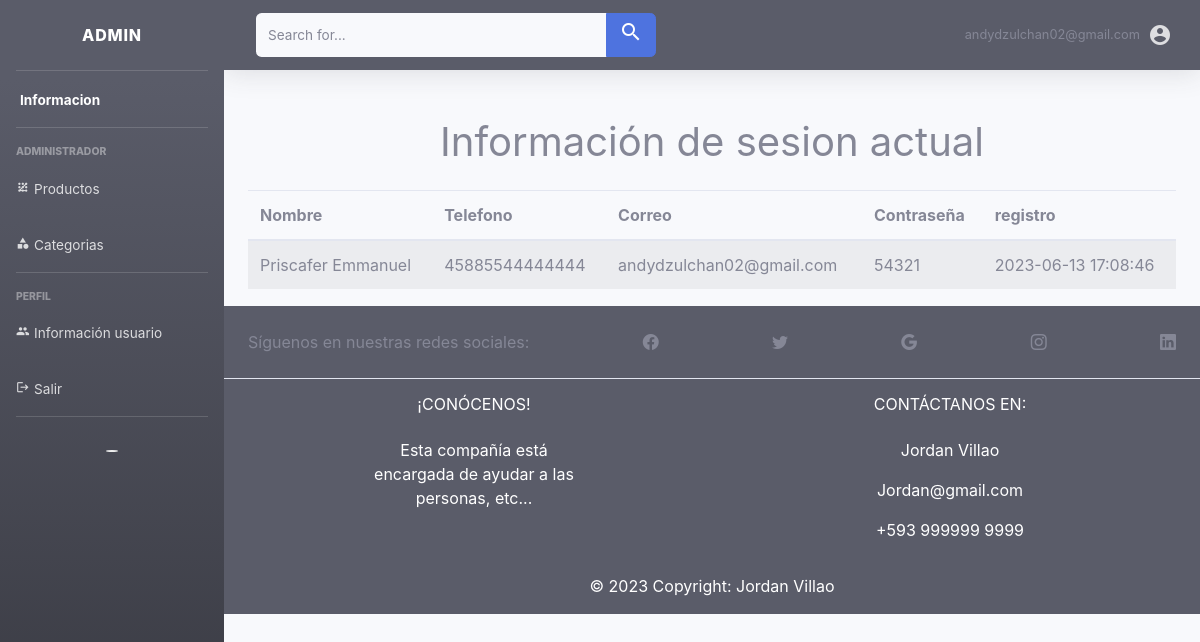
The page /views/usuarios/usuariosindex.php (signed in) on the database its author committed.
### tables this page shows
CREATE TABLE IF NOT EXISTS `user` (
  `id` int NOT NULL AUTO_INCREMENT,
  `nombre` varchar(50) NOT NULL,
  `correo` varchar(50) DEFAULT NULL,
  `password` varchar(16) DEFAULT NULL,
  `telefono` varchar(15) DEFAULT NULL COMMENT '\r\n',
  `registro` timestamp NULL DEFAULT CURRENT_TIMESTAMP COMMENT 'CURRENT_TIMESTAMP',
  PRIMARY KEY (`id`) USING BTREE,
  UNIQUE KEY `correo` (`correo`)
);

### views/usuarios/usuariosindex.php (the view)
<!DOCTYPE html>
<html lang="en">
<?php require '../../includes/_db.php' ?>
<?php require '../../includes/_header.php' ?>
<body>
<div id= "content">
        <section>
        <div class="container mt-5">
<div class="row">
<div class="col-sm-12 mb-3">
<center><h1>Información de sesion actual</h1></center>
</div>
<div class="col-sm-12">
<div class="table-responsive">
<table class="table table-striped table-hover">
<thead>
<tr>
<th>Nombre</th>
<th>Telefono</th>
<th>Correo</th>
<th>Contraseña</th>
<th>registro</th>
</tr>
</thead>
<tbody>
<?php
$sql = "SELECT  nombre, password, telefono, correo,registro FROM user WHERE correo ='$actualsesion'";
$usuarios = mysqli_query($conexion, $sql);
if($usuarios -> num_rows > 0){
foreach($usuarios as $key => $row ){
?>
<tr>
<td><?php echo $row['nombre']; ?></td>
<td><?php echo $row['telefono']; ?></td>
<td><?php echo $row['correo']; ?></td>
<td><?php echo $row['password']; ?></td>
<td><?php echo $row['registro']; ?></td>
</tr>
<?php
}
}else{
    ?>
    <tr class="text-center">
    <td colspan="4">No existe registros</td>
    </tr>
    <?php
}?>
</tbody>
</table>
</div>
</div>
</div>
</div>
        </section>
        <section>
            <div class= "container">
                <div class= "row">
                    <div class= "col-lg-9">
            </div>
        </section>
    </div>
    <?php require '../../includes/_footer.php' ?>
    </body>
</html>

### rows shown on the page
user: nombre "Priscafer Emmanuel", telefono "45885544444444", correo "andydzulchan02@gmail.com", password "54321", registro "2023-06-13 17:08:46"

### other values the page prints
$actualsesion "andydzulchan02@gmail.com"
